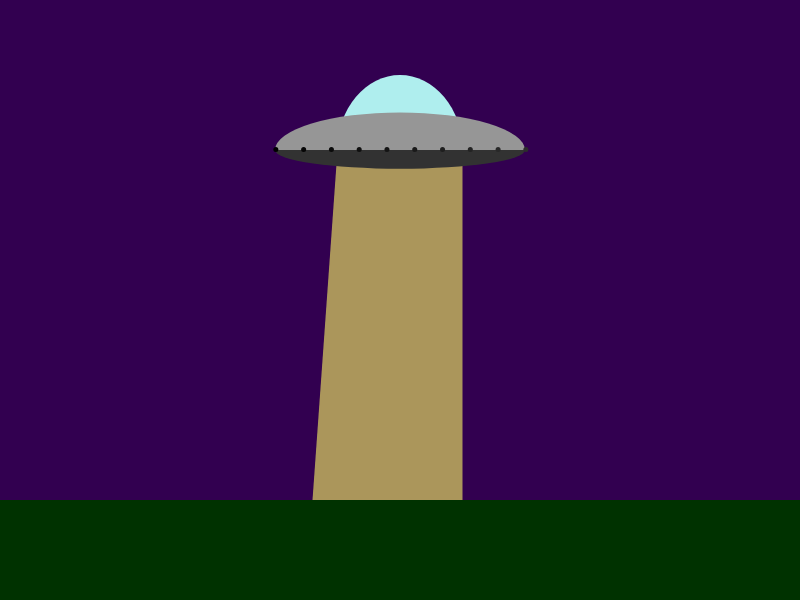
Frame 1 (no input)
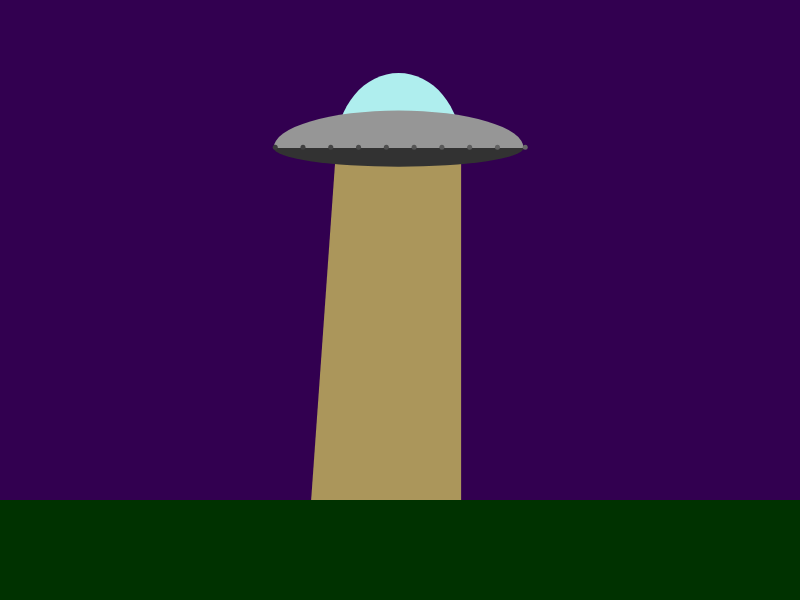
Frame 60 (no input)
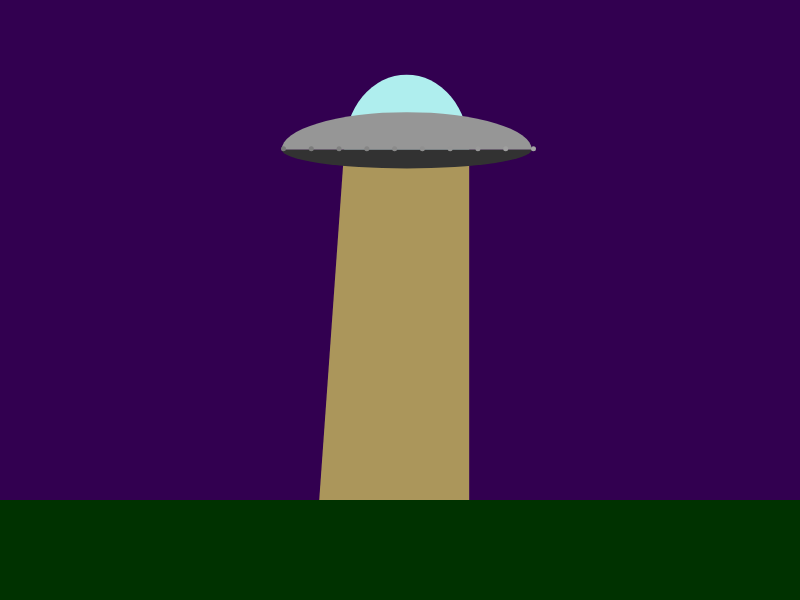
Frame 120 (the mouse pressed at the canvas centre since frame 60)

The p5.js sketch that drew these frames (run headless with seeded random() and noise() and a simulated clock; from frame 60 on, the mouse is pressed at the canvas centre):

// p5.js sketch
// ── sketch.js
//Topic 1.1 
//Object orientation revisted
//part one

//create variable
var flying_saucer;

function setup()
{
    createCanvas(800,600);
    noStroke();

    //defined var values
    flying_saucer = {
        x: 400,
        y: 150,
        width:250,
        height: 75,
        window_width: 0.5,
        window_height: 1.2,
        base_height: 0.45,
        num_lights: 20,
        brightnesses: [],

        //hover function
        hover: function()
        {
            //console.log("hover");
            this.x += random(-2,2);
            this.y += random(-1,1);
        },

        //bean
        bean: function()
        {
            fill(255,255,100,150);
            beginShape();
            vertex(this.x - this.width * 0.25,this.y);
            vertex(this.x + this.width * 0.25,this.y);
            vertex(this.x + this.width * 0.25, height - 100);
            vertex(this.x - this.width * 0.35, height - 100);
            endShape(CLOSE);
            
        }
    }

    //for loop for the brigtnesses
    for (var i = 0; i < flying_saucer.num_lights; i++){
        flying_saucer.brightnesses.push((i * 5)%255);
    }
}

function draw()
{
    background(50,0,80);
    
    //draw the ground
    fill(0,50,0);
    rect(0,height - 100, width, 100);
    
    //draw bean
    flying_saucer.bean();

    //draw the flying saucerr
    fill(175,238,238);
    arc(flying_saucer.x,flying_saucer.y,flying_saucer.width/2,flying_saucer.height*2,PI,TWO_PI)
    fill(150);
    arc(flying_saucer.x,flying_saucer.y,flying_saucer.width,flying_saucer.height,PI,TWO_PI);
    fill(50);
    arc(flying_saucer.x,flying_saucer.y,flying_saucer.width,flying_saucer.height/2,0,PI);

    //draw hover 
    flying_saucer.hover();


    
    //add lights to the flying saucerr
    fill(255);
    
    var inc = flying_saucer.width/(10 - 1);

    for(var i = 0; i < 10; i++)
    {
        //add fill
        fill(flying_saucer.brightnesses[i]);
        ellipse(flying_saucer.x - flying_saucer.width/2 + inc * i, flying_saucer.y, 5);
        
        flying_saucer.brightnesses[i] += 1;
        flying_saucer.brightnesses[i] = flying_saucer.brightnesses[i]%255;
    }

}
